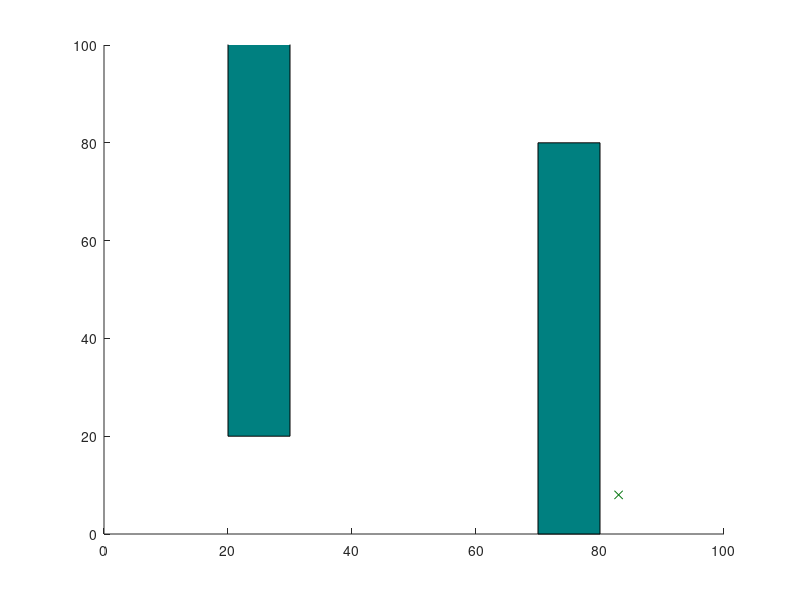

The MATLAB source for this figure: (Note: this script raises an error after producing the figure.)

clearvars
close all

% Initialization
% for center rectangle 
%{
x_max = 100;
y_max = 100;
obstacle = [30,30,40,40];
EPS = 2; % d, distance between nearest to new point
numNodes = 1000;        

q_start.coord = [0 0];
q_start.cost = 0;
q_start.parent = 0;
q_goal.coord = [90 90];
q_goal.cost = 0;
%}

% for two obstacles
x_max = 100;
y_max = 100;
obstacle1 = [20,20,10,100];
obstacle2 = [70,0,10,80];
EPS = 10; % d, distance between nearest to new point
numNodes = 2000;        

q_start.coord = [5 90];
q_start.cost = 0;
q_start.parent = 0;
q_goal.coord = [95 10];
q_goal.cost = 0;

nodes(1) = q_start;   % creating tree

% Plotting obstacles and start/goal pts
figure(1)
axis([0 x_max 0 y_max])
rectangle('Position',obstacle1,'FaceColor',[0 .5 .5])
hold on
rectangle('Position',obstacle2,'FaceColor',[0 .5 .5])
hold on


for i = 1:1:numNodes
    q_rand = [floor(rand(1)*x_max) floor(rand(1)*y_max)];  % creating random points
    plot(q_rand(1), q_rand(2), 'x', 'Color',  [0 0.4470 0.0410])
    
    % Break if goal node is already reached
    for j = 1:1:length(nodes)
        if nodes(j).coord == q_goal.coord
            break
        end
    end
    
    % Pick the closest node from existing list to branch out from
    ndist = [];
    for j = 1:1:length(nodes)
        n = nodes(j);
        tmp = dist(n.coord, q_rand);
        ndist = [ndist tmp];
    end
    [val, idx] = min(ndist);
    q_near = nodes(idx); % found new point/nearest pt
    
    q_new.coord = steer(q_rand, q_near.coord, val, EPS); % new point
    if noCollision(q_rand, q_near.coord, [obstacle1; obstacle2])
        line([q_near.coord(1), q_new.coord(1)], [q_near.coord(2), q_new.coord(2)], 'Color', 'k', 'LineWidth', 2);
        drawnow
        hold on
        q_new.cost = dist(q_new.coord, q_near.coord) + q_near.cost;
        
        %RRT* start
        % Within a radius of r, find all existing nodes
        % rewiring
        q_nearest = [];
        r = 10;   % radius for rewiring
        neighbor_count = 1;
        for j = 1:1:length(nodes)
            if noCollision(nodes(j).coord, q_new.coord, [obstacle1; obstacle2]) && dist(nodes(j).coord, q_new.coord) <= r
                q_nearest(neighbor_count).coord = nodes(j).coord;
                q_nearest(neighbor_count).cost = nodes(j).cost;
                neighbor_count = neighbor_count+1;
            end
        end
                
        % Initialize cost to currently known value
        q_min = q_near;
        C_min = q_new.cost;
        
        % Iterate through all nearest neighbors to find alternate lower cost paths        
        for k = 1:1:length(q_nearest)
            if noCollision(q_nearest(k).coord, q_new.coord, [obstacle1; obstacle2]) && q_nearest(k).cost + dist(q_nearest(k).coord, q_new.coord) < C_min
                q_min = q_nearest(k);
                C_min = q_nearest(k).cost + dist(q_nearest(k).coord, q_new.coord);
                line([q_min.coord(1), q_new.coord(1)], [q_min.coord(2), q_new.coord(2)], 'Color', 'g');                
                hold on
            end
        end        
        % RRT* end
        
        % Update parent to least cost-from node
        for j = 1:1:length(nodes)
            if nodes(j).coord == q_min.coord
                q_new.parent = j;
            end
        end
        %q_new.parent = idx;
        % Append to nodes
        nodes = [nodes q_new];
    end
end

% Backtracking and path visulization
D = [];
for j = 1:1:length(nodes)
    tmpdist = dist(nodes(j).coord, q_goal.coord);
    D = [D tmpdist];
end

% Search backwards from goal to start to find the optimal least cost path
[val, idx] = min(D);
q_final = nodes(idx);
q_goal.parent = idx;
q_end = q_goal;
nodes = [nodes q_goal];
while q_end.parent ~= 0
    start = q_end.parent;
    line([q_end.coord(1), nodes(start).coord(1)], [q_end.coord(2), nodes(start).coord(2)], 'Color', 'r', 'LineWidth', 2);
    hold on
    q_end = nodes(start);
end
